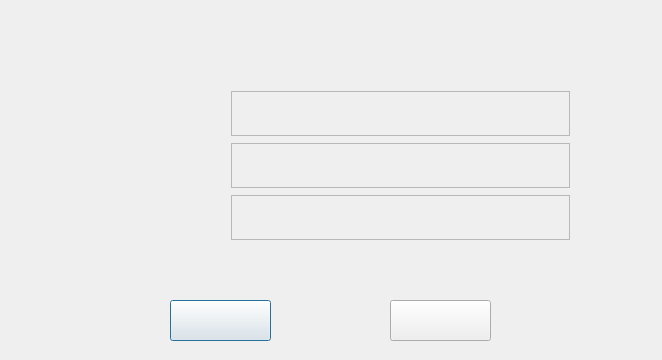
<?xml version="1.0" encoding="UTF-8"?>
<ui version="4.0">
 <class>filterTopicDialog</class>
 <widget class="QDialog" name="filterTopicDialog">
  <property name="geometry">
   <rect>
    <x>0</x>
    <y>0</y>
    <width>662</width>
    <height>360</height>
   </rect>
  </property>
  <property name="windowTitle">
   <string>Dialog</string>
  </property>
  <property name="styleSheet">
   <string notr="true">border-image: url(:/new/prefix1/topic_background.jpg);</string>
  </property>
  <widget class="QPushButton" name="pushButton">
   <property name="geometry">
    <rect>
     <x>170</x>
     <y>300</y>
     <width>101</width>
     <height>41</height>
    </rect>
   </property>
   <property name="palette">
    <palette>
     <active/>
     <inactive/>
     <disabled/>
    </palette>
   </property>
   <property name="font">
    <font>
     <pointsize>10</pointsize>
    </font>
   </property>
   <property name="styleSheet">
    <string notr="true">border-image: url(:/new/prefix1/ok.jpg);</string>
   </property>
   <property name="text">
    <string/>
   </property>
  </widget>
  <widget class="QPushButton" name="pushButton_2">
   <property name="geometry">
    <rect>
     <x>390</x>
     <y>300</y>
     <width>101</width>
     <height>41</height>
    </rect>
   </property>
   <property name="palette">
    <palette>
     <active/>
     <inactive/>
     <disabled/>
    </palette>
   </property>
   <property name="font">
    <font>
     <pointsize>10</pointsize>
    </font>
   </property>
   <property name="styleSheet">
    <string notr="true">border-image: url(:/new/prefix1/clear .jpg);</string>
   </property>
   <property name="text">
    <string/>
   </property>
  </widget>
  <widget class="QTextEdit" name="id_c">
   <property name="geometry">
    <rect>
     <x>231</x>
     <y>91</y>
     <width>339</width>
     <height>45</height>
    </rect>
   </property>
   <property name="palette">
    <palette>
     <active>
      <colorrole role="Text">
       <brush brushstyle="SolidPattern">
        <color alpha="255">
         <red>255</red>
         <green>255</green>
         <blue>0</blue>
        </color>
       </brush>
      </colorrole>
      <colorrole role="Base">
       <brush brushstyle="NoBrush">
        <color alpha="255">
         <red>0</red>
         <green>0</green>
         <blue>0</blue>
        </color>
       </brush>
      </colorrole>
     </active>
     <inactive>
      <colorrole role="Text">
       <brush brushstyle="SolidPattern">
        <color alpha="255">
         <red>255</red>
         <green>255</green>
         <blue>0</blue>
        </color>
       </brush>
      </colorrole>
      <colorrole role="Base">
       <brush brushstyle="NoBrush">
        <color alpha="255">
         <red>0</red>
         <green>0</green>
         <blue>0</blue>
        </color>
       </brush>
      </colorrole>
     </inactive>
     <disabled>
      <colorrole role="Text">
       <brush brushstyle="SolidPattern">
        <color alpha="255">
         <red>120</red>
         <green>120</green>
         <blue>120</blue>
        </color>
       </brush>
      </colorrole>
      <colorrole role="Base">
       <brush brushstyle="NoBrush">
        <color alpha="255">
         <red>0</red>
         <green>0</green>
         <blue>0</blue>
        </color>
       </brush>
      </colorrole>
     </disabled>
    </palette>
   </property>
   <property name="font">
    <font>
     <family>Myriad Pro Light</family>
     <pointsize>12</pointsize>
     <weight>75</weight>
     <bold>true</bold>
    </font>
   </property>
   <property name="styleSheet">
    <string notr="true">border-image: url(:/new/prefix1/topic_edit.jpg);</string>
   </property>
  </widget>
  <widget class="QTextEdit" name="words_c">
   <property name="geometry">
    <rect>
     <x>231</x>
     <y>143</y>
     <width>339</width>
     <height>45</height>
    </rect>
   </property>
   <property name="palette">
    <palette>
     <active>
      <colorrole role="Text">
       <brush brushstyle="SolidPattern">
        <color alpha="255">
         <red>255</red>
         <green>255</green>
         <blue>0</blue>
        </color>
       </brush>
      </colorrole>
      <colorrole role="Base">
       <brush brushstyle="NoBrush">
        <color alpha="255">
         <red>0</red>
         <green>0</green>
         <blue>0</blue>
        </color>
       </brush>
      </colorrole>
     </active>
     <inactive>
      <colorrole role="Text">
       <brush brushstyle="SolidPattern">
        <color alpha="255">
         <red>255</red>
         <green>255</green>
         <blue>0</blue>
        </color>
       </brush>
      </colorrole>
      <colorrole role="Base">
       <brush brushstyle="NoBrush">
        <color alpha="255">
         <red>0</red>
         <green>0</green>
         <blue>0</blue>
        </color>
       </brush>
      </colorrole>
     </inactive>
     <disabled>
      <colorrole role="Text">
       <brush brushstyle="SolidPattern">
        <color alpha="255">
         <red>120</red>
         <green>120</green>
         <blue>120</blue>
        </color>
       </brush>
      </colorrole>
      <colorrole role="Base">
       <brush brushstyle="NoBrush">
        <color alpha="255">
         <red>0</red>
         <green>0</green>
         <blue>0</blue>
        </color>
       </brush>
      </colorrole>
     </disabled>
    </palette>
   </property>
   <property name="font">
    <font>
     <family>Myriad Pro Light</family>
     <pointsize>12</pointsize>
     <weight>75</weight>
     <bold>true</bold>
    </font>
   </property>
   <property name="styleSheet">
    <string notr="true">border-image: url(:/new/prefix1/topic_edit.jpg);</string>
   </property>
  </widget>
  <widget class="QTextEdit" name="paper_c">
   <property name="geometry">
    <rect>
     <x>231</x>
     <y>195</y>
     <width>339</width>
     <height>45</height>
    </rect>
   </property>
   <property name="palette">
    <palette>
     <active>
      <colorrole role="Text">
       <brush brushstyle="SolidPattern">
        <color alpha="255">
         <red>255</red>
         <green>255</green>
         <blue>0</blue>
        </color>
       </brush>
      </colorrole>
      <colorrole role="Base">
       <brush brushstyle="NoBrush">
        <color alpha="255">
         <red>0</red>
         <green>0</green>
         <blue>0</blue>
        </color>
       </brush>
      </colorrole>
     </active>
     <inactive>
      <colorrole role="Text">
       <brush brushstyle="SolidPattern">
        <color alpha="255">
         <red>255</red>
         <green>255</green>
         <blue>0</blue>
        </color>
       </brush>
      </colorrole>
      <colorrole role="Base">
       <brush brushstyle="NoBrush">
        <color alpha="255">
         <red>0</red>
         <green>0</green>
         <blue>0</blue>
        </color>
       </brush>
      </colorrole>
     </inactive>
     <disabled>
      <colorrole role="Text">
       <brush brushstyle="SolidPattern">
        <color alpha="255">
         <red>120</red>
         <green>120</green>
         <blue>120</blue>
        </color>
       </brush>
      </colorrole>
      <colorrole role="Base">
       <brush brushstyle="NoBrush">
        <color alpha="255">
         <red>0</red>
         <green>0</green>
         <blue>0</blue>
        </color>
       </brush>
      </colorrole>
     </disabled>
    </palette>
   </property>
   <property name="font">
    <font>
     <family>Myriad Pro Light</family>
     <pointsize>12</pointsize>
     <weight>75</weight>
     <bold>true</bold>
    </font>
   </property>
   <property name="styleSheet">
    <string notr="true">border-image: url(:/new/prefix1/topic_edit.jpg);</string>
   </property>
  </widget>
 </widget>
 <resources/>
 <connections/>
</ui>
